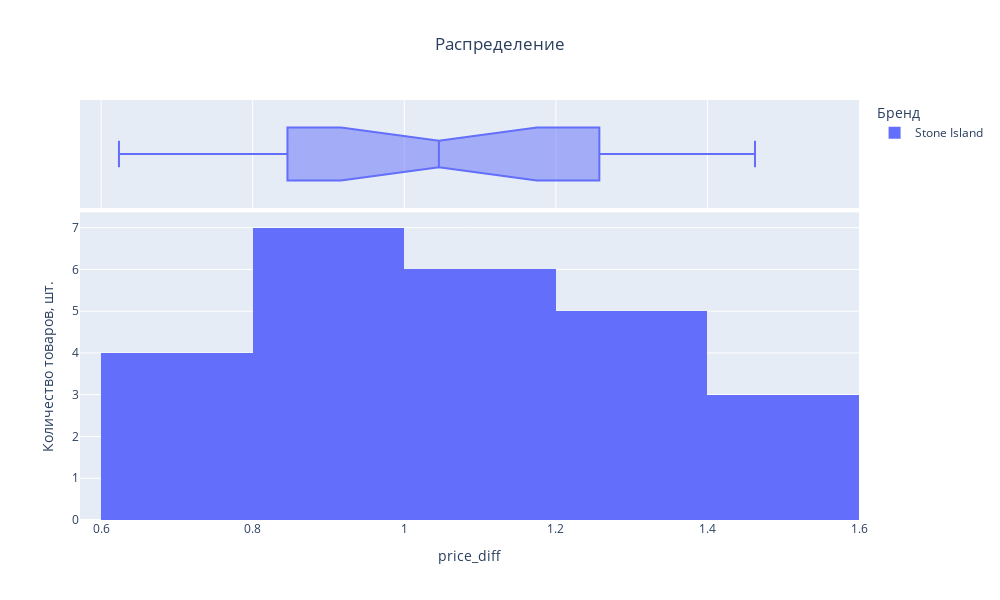

This figure's notebook cell:
### Code cell
fig = px.histogram(
    data_frame=data_parsing[data_parsing['brand']=='Stone Island'],
    title='Распределение',
    labels={
        'price_Diff': 'Разница в цене, %', 
        'brand': 'Бренд',
    },
    # category_orders={'Outflow': ['Loyal', 'Departed']},
    x='price_diff',
    marginal='box',
    color='brand',
    # nbins=30,
    width=1000,
    height=600,
    template='plotly'
)

fig.update_layout(
    title_x=0.5,
    yaxis_title_text='Количество товаров, шт.'
)
fig.show()

### Figure 1 — Plotly figure (JSON) as saved in the notebook; plotly's stock layout.template omitted (floating-point values rounded to 4 significant figures)
{"data": [{"alignmentgroup": "True", "bingroup": "x", "hovertemplate": "Бренд=Stone Island<br>price_diff=%{x}<br>count=%{y}<extra></extra>", "legendgroup": "Stone Island", "marker": {"color": "#636efa", "pattern": {"shape": ""}}, "name": "Stone Island", "offsetgroup": "Stone Island", "orientation": "v", "showlegend": true, "type": "histogram", "x": [0.8247, 1.371, 1.308, 1.046, 0.9556, 0.6424, 0.8533, 0.8462, 1.408, 0.7477, 0.72, 1.048, 1.45, 1.154, 1.124, 0.6235, 1.463, 1.076, 0.9177, 0.845, 1.006, 1.241, 1.216, 0.8672, 1.341], "xaxis": "x", "yaxis": "y"}, {"alignmentgroup": "True", "hovertemplate": "Бренд=Stone Island<br>price_diff=%{x}<extra></extra>", "legendgroup": "Stone Island", "marker": {"color": "#636efa"}, "name": "Stone Island", "notched": true, "offsetgroup": "Stone Island", "showlegend": false, "type": "box", "x": [0.8247, 1.371, 1.308, 1.046, 0.9556, 0.6424, 0.8533, 0.8462, 1.408, 0.7477, 0.72, 1.048, 1.45, 1.154, 1.124, 0.6235, 1.463, 1.076, 0.9177, 0.845, 1.006, 1.241, 1.216, 0.8672, 1.341], "xaxis": "x2", "yaxis": "y2"}], "layout": {"barmode": "relative", "height": 600, "legend": {"title": {"text": "Бренд"}, "tracegroupgap": 0}, "title": {"text": "Распределение", "x": 0.5}, "width": 1000, "xaxis": {"anchor": "y", "domain": [0, 1], "title": {"text": "price_diff"}}, "xaxis2": {"anchor": "y2", "domain": [0, 1], "matches": "x", "showgrid": true, "showticklabels": false}, "yaxis": {"anchor": "x", "domain": [0, 0.7326], "title": {"text": "Количество товаров, шт."}}, "yaxis2": {"anchor": "x2", "domain": [0.7426, 1], "matches": "y2", "showgrid": false, "showline": false, "showticklabels": false, "ticks": ""}}}
